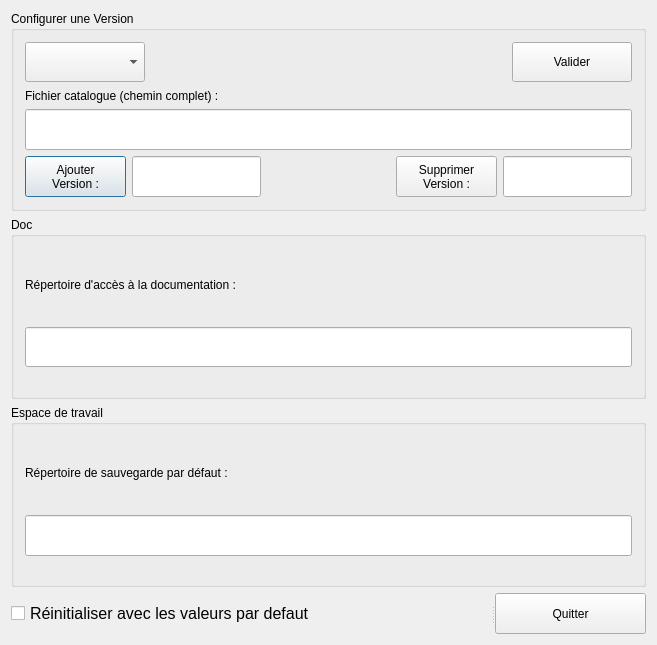
<?xml version="1.0" encoding="UTF-8"?>
<ui version="4.0">
 <class>desOptions</class>
 <widget class="QDialog" name="desOptions">
  <property name="geometry">
   <rect>
    <x>0</x>
    <y>0</y>
    <width>657</width>
    <height>645</height>
   </rect>
  </property>
  <property name="windowTitle">
   <string>Option TURNS</string>
  </property>
  <layout class="QGridLayout" name="gridLayout">
   <item row="0" column="0">
    <widget class="QGroupBox" name="groupBox1">
     <property name="minimumSize">
      <size>
       <width>635</width>
       <height>200</height>
      </size>
     </property>
     <property name="maximumSize">
      <size>
       <width>16777215</width>
       <height>252</height>
      </size>
     </property>
     <property name="title">
      <string>Configurer une Version</string>
     </property>
     <layout class="QVBoxLayout" name="verticalLayout_4">
      <item>
       <layout class="QHBoxLayout" name="horizontalLayout">
        <item>
         <widget class="QComboBox" name="CBVersions">
          <property name="minimumSize">
           <size>
            <width>120</width>
            <height>40</height>
           </size>
          </property>
          <property name="maximumSize">
           <size>
            <width>121</width>
            <height>40</height>
           </size>
          </property>
         </widget>
        </item>
        <item>
         <spacer name="horizontalSpacer">
          <property name="minimumSize">
           <size>
            <width>120</width>
            <height>0</height>
           </size>
          </property>
          <property name="orientation">
           <enum>Qt::Horizontal</enum>
          </property>
          <property name="sizeHint" stdset="0">
           <size>
            <width>117</width>
            <height>20</height>
           </size>
          </property>
         </spacer>
        </item>
        <item>
         <widget class="QPushButton" name="Bok">
          <property name="minimumSize">
           <size>
            <width>120</width>
            <height>40</height>
           </size>
          </property>
          <property name="maximumSize">
           <size>
            <width>121</width>
            <height>40</height>
           </size>
          </property>
          <property name="text">
           <string>Valider</string>
          </property>
          <property name="autoDefault">
           <bool>false</bool>
          </property>
         </widget>
        </item>
       </layout>
      </item>
      <item>
       <layout class="QVBoxLayout" name="verticalLayout">
        <item>
         <widget class="QLabel" name="textLabel1_3">
          <property name="text">
           <string>Fichier catalogue (chemin complet) :</string>
          </property>
          <property name="wordWrap">
           <bool>false</bool>
          </property>
         </widget>
        </item>
        <item>
         <widget class="QLineEdit" name="LERepCata">
          <property name="minimumSize">
           <size>
            <width>501</width>
            <height>41</height>
           </size>
          </property>
          <property name="text">
           <string/>
          </property>
         </widget>
        </item>
       </layout>
      </item>
      <item>
       <layout class="QHBoxLayout" name="horizontalLayout_2">
        <item>
         <widget class="QPushButton" name="PBajout">
          <property name="minimumSize">
           <size>
            <width>101</width>
            <height>41</height>
           </size>
          </property>
          <property name="text">
           <string>Ajouter
Version :</string>
          </property>
         </widget>
        </item>
        <item>
         <widget class="QLineEdit" name="LEVersionAjout">
          <property name="minimumSize">
           <size>
            <width>101</width>
            <height>41</height>
           </size>
          </property>
         </widget>
        </item>
        <item>
         <spacer name="horizontalSpacer_2">
          <property name="orientation">
           <enum>Qt::Horizontal</enum>
          </property>
          <property name="sizeHint" stdset="0">
           <size>
            <width>40</width>
            <height>20</height>
           </size>
          </property>
         </spacer>
        </item>
        <item>
         <widget class="QPushButton" name="PBSup">
          <property name="minimumSize">
           <size>
            <width>101</width>
            <height>41</height>
           </size>
          </property>
          <property name="text">
           <string>Supprimer
Version :</string>
          </property>
         </widget>
        </item>
        <item>
         <widget class="QLineEdit" name="LEVersionSup">
          <property name="minimumSize">
           <size>
            <width>0</width>
            <height>41</height>
           </size>
          </property>
         </widget>
        </item>
       </layout>
      </item>
     </layout>
    </widget>
   </item>
   <item row="1" column="0">
    <widget class="QGroupBox" name="groupBox3">
     <property name="minimumSize">
      <size>
       <width>548</width>
       <height>0</height>
      </size>
     </property>
     <property name="title">
      <string>Doc</string>
     </property>
     <layout class="QVBoxLayout" name="verticalLayout_2">
      <item>
       <widget class="QLabel" name="textLabel1">
        <property name="minimumSize">
         <size>
          <width>0</width>
          <height>0</height>
         </size>
        </property>
        <property name="maximumSize">
         <size>
          <width>16777215</width>
          <height>41</height>
         </size>
        </property>
        <property name="text">
         <string>Répertoire d'accès à la documentation :</string>
        </property>
        <property name="wordWrap">
         <bool>false</bool>
        </property>
       </widget>
      </item>
      <item>
       <widget class="QLineEdit" name="LERepDoc">
        <property name="minimumSize">
         <size>
          <width>520</width>
          <height>40</height>
         </size>
        </property>
        <property name="text">
         <string/>
        </property>
       </widget>
      </item>
     </layout>
    </widget>
   </item>
   <item row="2" column="0">
    <widget class="QGroupBox" name="groupBox3_2">
     <property name="minimumSize">
      <size>
       <width>548</width>
       <height>0</height>
      </size>
     </property>
     <property name="title">
      <string>Espace de travail</string>
     </property>
     <layout class="QVBoxLayout" name="verticalLayout_3">
      <item>
       <widget class="QLabel" name="textLabel1_4">
        <property name="minimumSize">
         <size>
          <width>0</width>
          <height>0</height>
         </size>
        </property>
        <property name="maximumSize">
         <size>
          <width>16777215</width>
          <height>41</height>
         </size>
        </property>
        <property name="text">
         <string>Répertoire de sauvegarde par défaut :</string>
        </property>
        <property name="wordWrap">
         <bool>false</bool>
        </property>
       </widget>
      </item>
      <item>
       <widget class="QLineEdit" name="LESaveDir">
        <property name="minimumSize">
         <size>
          <width>520</width>
          <height>41</height>
         </size>
        </property>
        <property name="text">
         <string/>
        </property>
       </widget>
      </item>
     </layout>
    </widget>
   </item>
   <item row="3" column="0">
    <widget class="QSplitter" name="splitter_3">
     <property name="orientation">
      <enum>Qt::Horizontal</enum>
     </property>
     <widget class="QCheckBox" name="Bdefaut">
      <property name="minimumSize">
       <size>
        <width>340</width>
        <height>41</height>
       </size>
      </property>
      <property name="maximumSize">
       <size>
        <width>16777215</width>
        <height>41</height>
       </size>
      </property>
      <property name="font">
       <font>
        <pointsize>12</pointsize>
       </font>
      </property>
      <property name="text">
       <string>Réinitialiser avec les valeurs par defaut</string>
      </property>
     </widget>
     <widget class="QPushButton" name="PBQuit">
      <property name="minimumSize">
       <size>
        <width>151</width>
        <height>31</height>
       </size>
      </property>
      <property name="text">
       <string>Quitter</string>
      </property>
     </widget>
    </widget>
   </item>
  </layout>
 </widget>
 <layoutdefault spacing="6" margin="11"/>
 <pixmapfunction>qPixmapFromMimeSource</pixmapfunction>
 <resources/>
 <connections/>
</ui>
